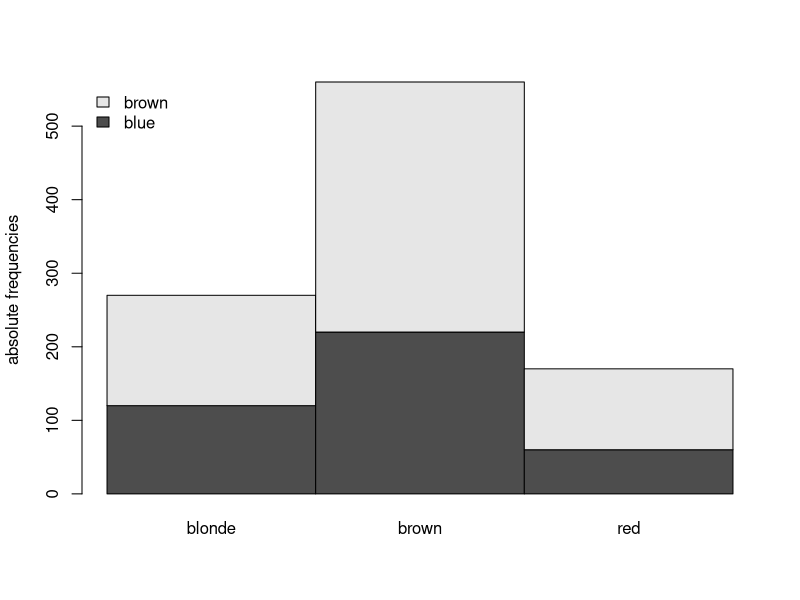
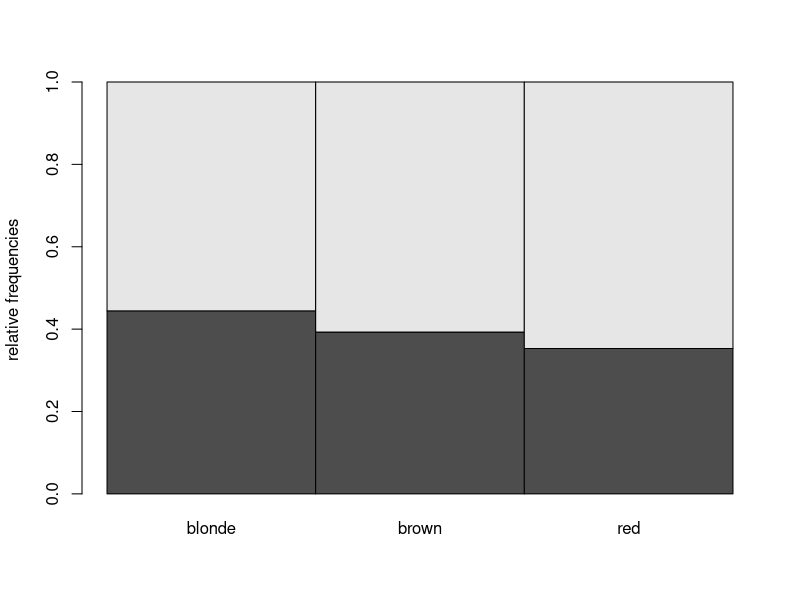
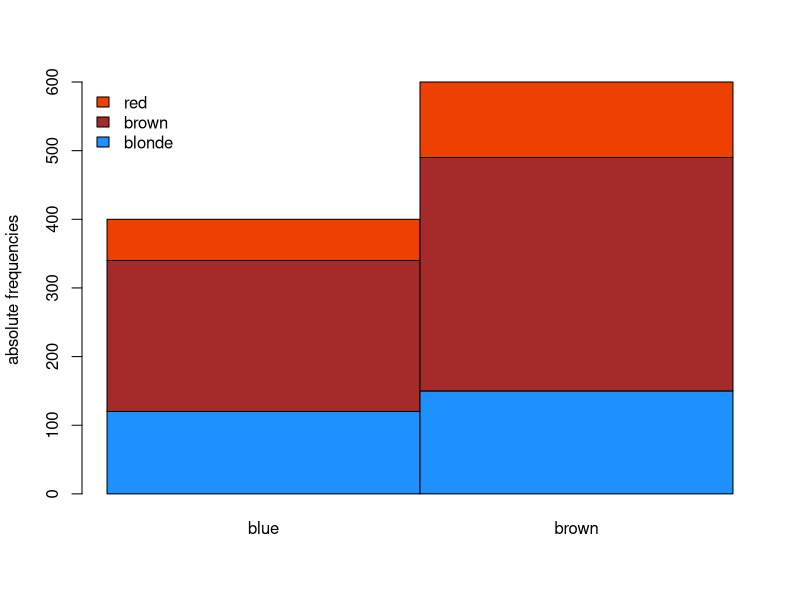
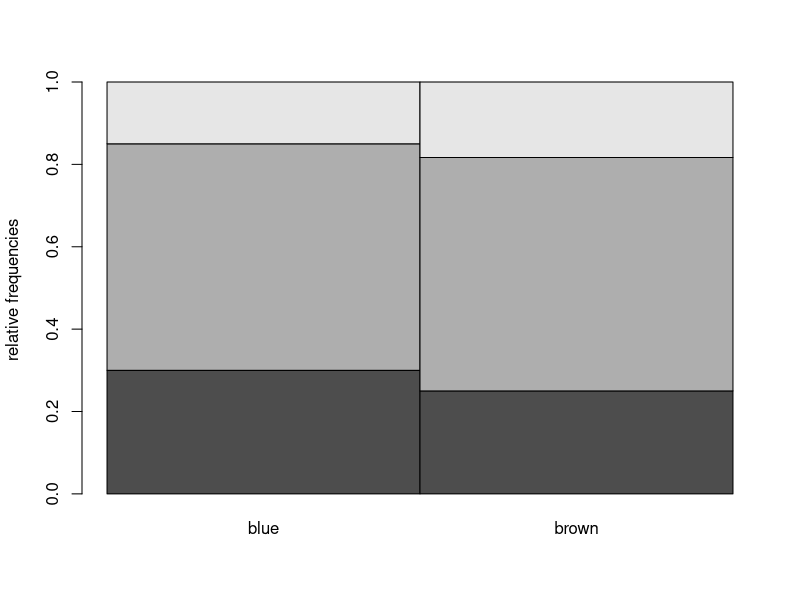
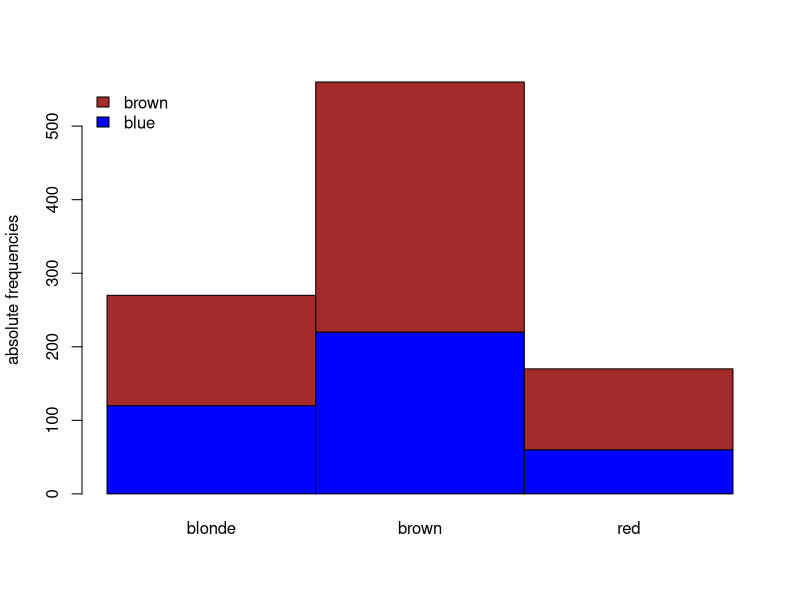
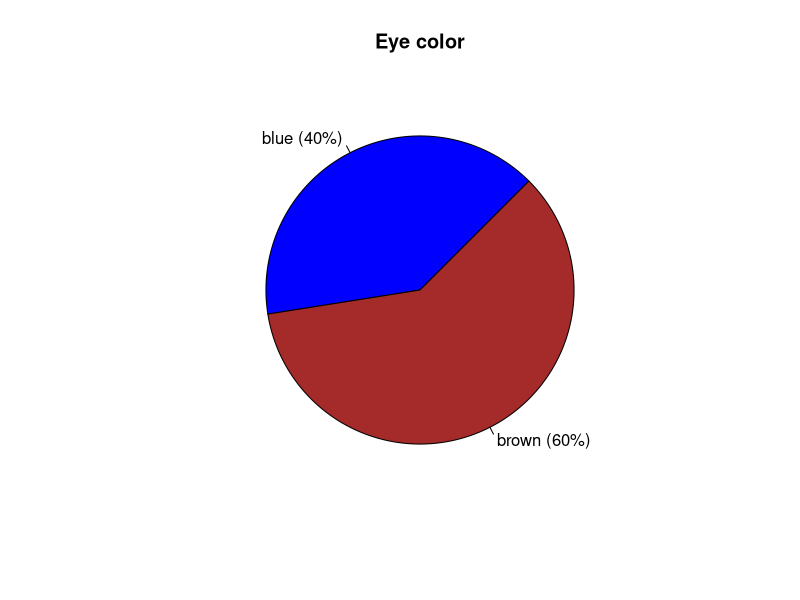
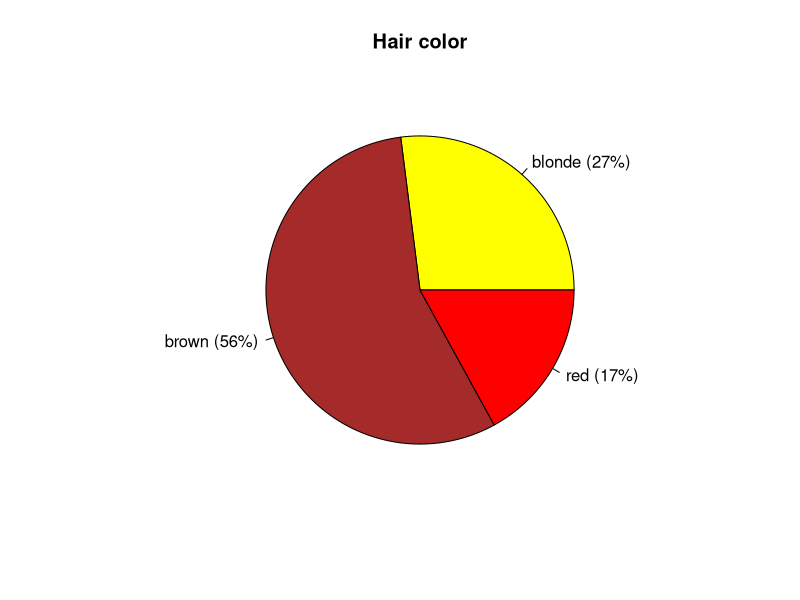
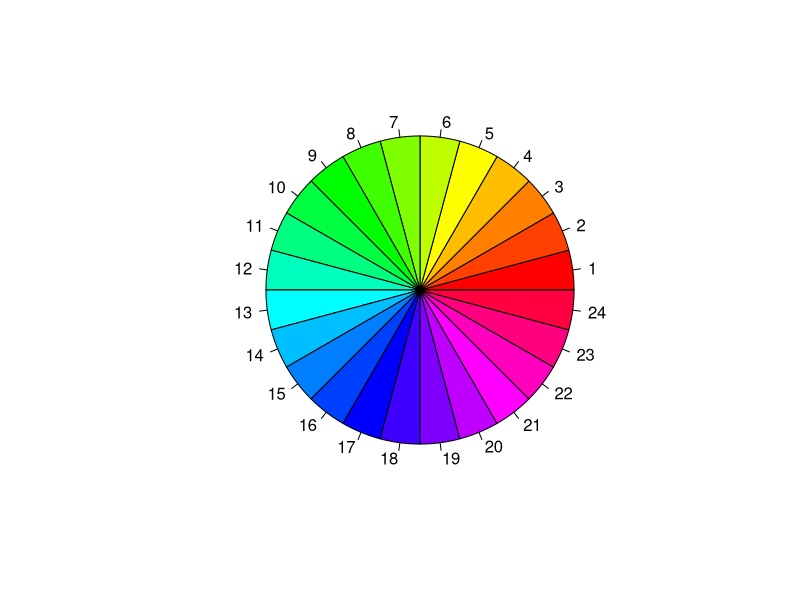

The R script that drew these images, in order: (Note: this script raises an error after producing the figures.)
setwd("~/Documents/school/MV013/seminar04")

#TASK 1
eyes_hair = matrix(c(0.12, 0.15, 0.22, 0.34, 0.06, 0.11), nrow=2)
colnames(eyes_hair) = c('blonde', 'brown', 'red')
rownames(eyes_hair) = c('blue', 'brown')

abs.freq <- eyes_hair * 1000
abs.eyes <- margin.table(abs.freq, 1) #rowSums
abs.hair <- margin.table(abs.freq, 2) #colSums
cond.hair <- prop.table(abs.freq, 2)
cond.eyes <- prop.table(abs.freq, 1)
barplot(abs.freq, space=0, ylab='absolute frequencies', legend.text = rownames(abs.freq),
        args.legend = list(x='topleft', bty='n'))
barplot(cond.hair, space=0, ylab='relative frequencies')
barplot(t(abs.freq), space=0, ylab='absolute frequencies', legend.text=colnames(abs.freq),
        args.legend = list(x='topleft', bty='n'), col=c('dodgerblue', 'brown', 'orangered2'))
barplot(t(cond.eyes), space=0, ylab='relative frequencies')
barplot(abs.freq, space=0, ylab='absolute frequencies', legend.text = rownames(abs.freq),
        args.legend = list(x='topleft', bty='n'), col=c('blue', 'brown'))
#COLORS IN R
eye.labels <- paste(names(abs.eyes), ' (', abs.eyes/sum(abs.eyes) * 100, '%)', sep='')
#paste0(names(abs.eyes), ' (', abs.eyes/sum(abs.eyes) * 100, '%)') same as above with no sep
pie(abs.eyes, col=rownames(eyes_hair), labels=eye.labels, main='Eye color', init.angle = 45)
hair.labels <- paste0(names(abs.hair), ' (', abs.hair/sum(abs.hair) * 100, '%)')
pie(abs.hair, col=c('yellow', 'brown', 'red'), labels=hair.labels, main='Hair color')


#TASK 2
pie(rep(1,24), col=rainbow(24))
pie(rep(1,24), col=heat.colors(24))
pie(rep(1,24), col=topo.colors(24))
pie(rep(1,24), col=terrain.colors(24))
pie(rep(1,24), col=grey(seq(from = 0, to = 1, by = 1/24)))


#TASK 3
legend(iris)
plot(iris$Petal.Length, iris$Petal.Width, pch=c(1,2,3)[unclass(iris$Species)], 
     col=c('Red', 'Green', 'Blue')[unclass(iris$Species)], main='Petal Scatter', 
     xlab='Petal Length (cm)', ylab='Petal Width (cm)', asp = 1)
